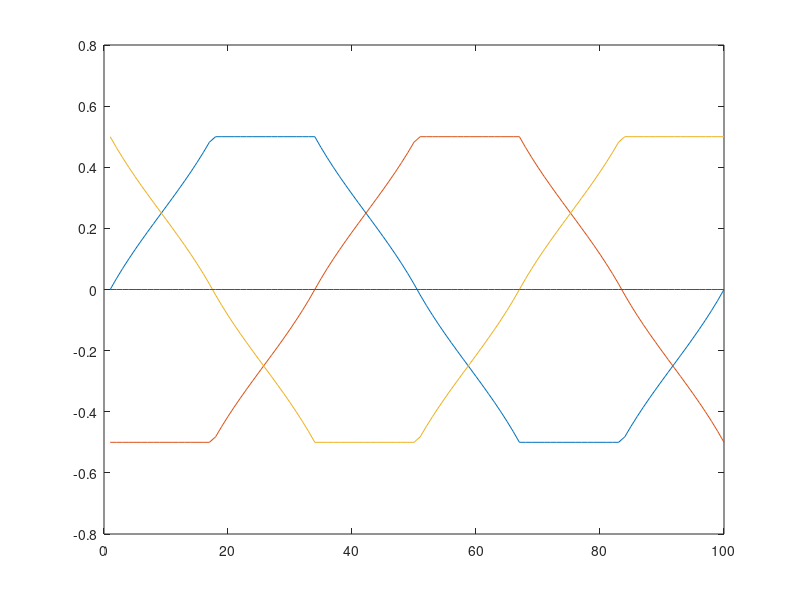

MATLAB code for this plot:
theta=linspace(0,2*pi,100)
Ia=10*sin(theta);
Ib=10*sin(theta-2*pi/3);
Ic=10*sin(theta+2*pi/3)


Iax=Ia./(abs(Ia)+abs(Ib)+abs(Ic));

Ibx=Ib./(abs(Ia)+abs(Ib)+abs(Ic));

Icx=Ic./(abs(Ia)+abs(Ib)+abs(Ic));

figure()
plot(Iax)
hold on
plot(Ibx)
hold on
plot(Icx)
hold on
plot(Iax+Ibx+Icx)
